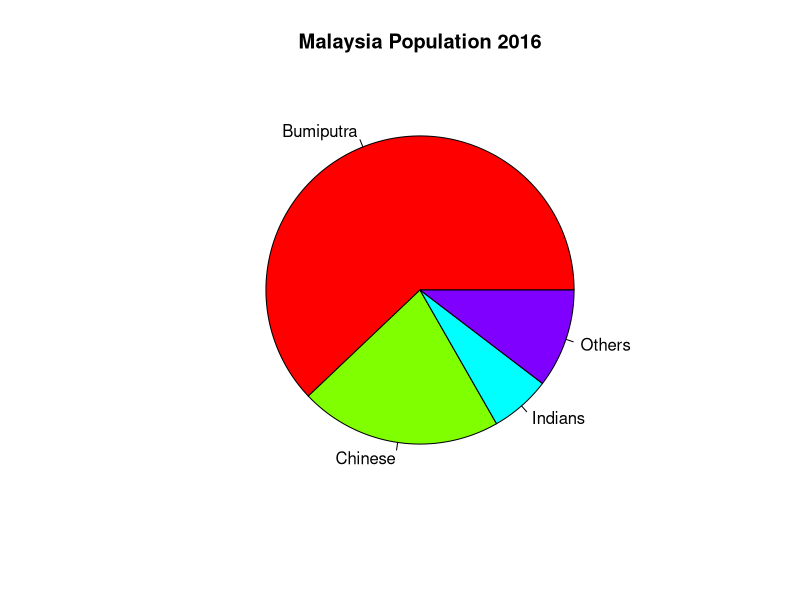
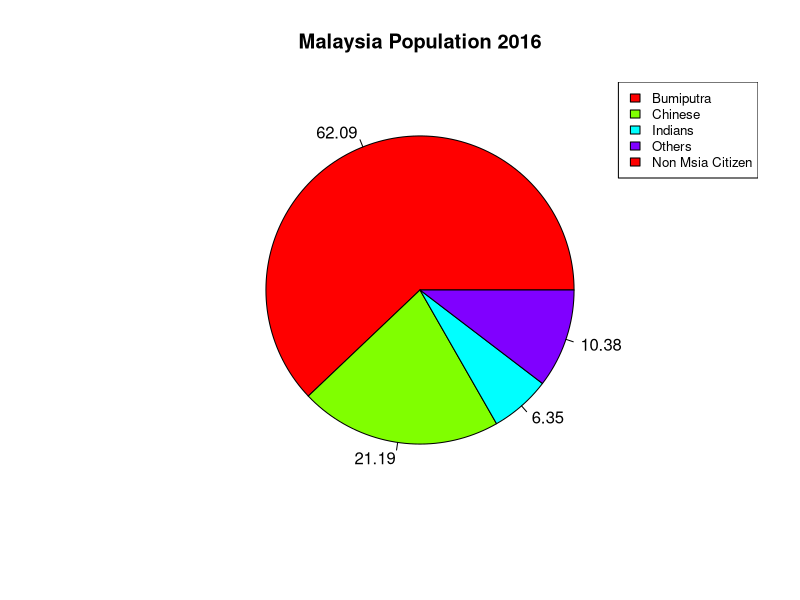

Write the R code that produced these figures, in order.
groupM <- c(19483.60, 6648.00, 1992.00, 3255.60)
labels <- c("Bumiputra", "Chinese", "Indians", "Others", "Non Msia Citizen")

pie(groupM, labels, main = "Malaysia Population 2016", col = rainbow(length(groupM)))


#with legend and percentage

piepercent<- round(100*groupM/sum(groupM), 2)

pie(groupM, labels = piepercent, main = "Malaysia Population 2016",col = rainbow(length(groupM)))
legend("topright", c("Bumiputra", "Chinese", "Indians", "Others", "Non Msia Citizen"), cex = 0.8,
       fill = rainbow(length(groupM)))

